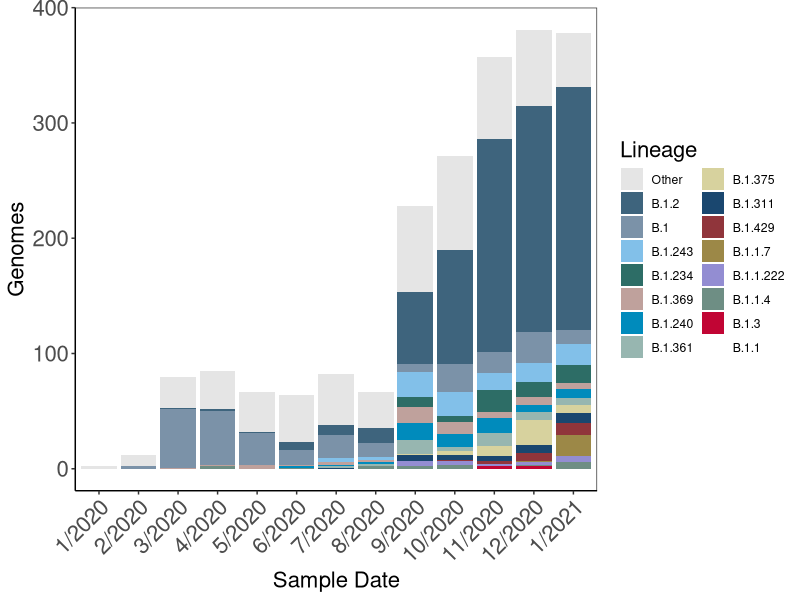
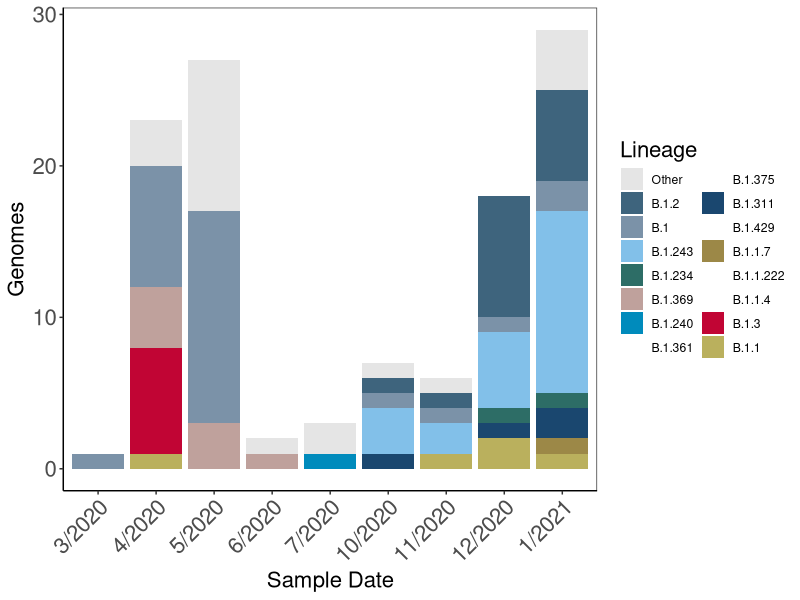

These charts were generated, in order, by the following R code:
library(tidyverse)
library(lubridate)

options(stringsAsFactors = FALSE)

d <- read.table('../data/nextStrain_metaData_northAmerica_Jan2021.txt', sep = '\t', header = TRUE, fill = TRUE, quote = '')
d <- d[d$Country == 'USA' & d$Country.of.Exposure == 'USA',]
d <- d[,c('Strain', 'Collection.Data', 'PANGO.Lineage')]

d$Collection.Data <- ymd(d$Collection.Data)
d$days <- as.integer(d$Collection.Data)
d$dateLabel <- paste0(month(d$Collection.Data), '/', year(d$Collection.Data))
d <- d[d$dateLabel != 'NA/NA',]
d <- arrange(d, days)  


lineages <- names(sort(table(d[grepl('2021', d$Collection.Data),]$PANGO.Lineage), decreasing = TRUE)[1:13])

# Read in Philadelphia lineages.
p <- openxlsx::read.xlsx('../summaries/highQualGenomes/lineages.xlsx')

p <- bind_rows(lapply(1:nrow(p), function(x){
  x <- p[x,]
  x$date <- unlist(str_split(x$sample, '\\|'))[4]
  o <- ymd(x$date)
  x$days <- as.integer(o)
  x$dateLabel <- paste0(month(o), '/', year(o))
  rename(x, PANGO.Lineage = lineage)
}))

d <- select(d, PANGO.Lineage, dateLabel, days)
p <- select(p, PANGO.Lineage, dateLabel, days)


# Determine which of the more abundant Philadelphia linages are not in the nextStrain 2021 lineages 
# and add 5 of them to the legend.
o <- names(sort(table(p$PANGO.Lineage), decreasing = TRUE))
lineages <- c(lineages, o[! o %in% lineages][1:2])

# Order the lineages to match the most abundant lineages/
o <- names(sort(table(c(d$PANGO.Lineage, p$PANGO.Lineage)), decreasing = TRUE))
lineages <- c( 'Other', o[o %in% lineages])


d$dateLabel <- factor(d$dateLabel, levels = unique(d$dateLabel))
p$dateLabel <- factor(p$dateLabel, levels = unique(d$dateLabel))

d$PANGO.Lineage <- ifelse(d$PANGO.Lineage %in% lineages, d$PANGO.Lineage, 'Other')
d$PANGO.Lineage <- factor(d$PANGO.Lineage, levels = lineages)

p$PANGO.Lineage <- ifelse(p$PANGO.Lineage %in% lineages, p$PANGO.Lineage, 'Other')
p$PANGO.Lineage <- factor(p$PANGO.Lineage, levels = lineages)

colors <- c('gray90', grDevices::colorRampPalette(RColorBrewer::brewer.pal(12, "Paired"))(length(lineages) - 1)) 

colors <- c('gray90',  '#3e647d', '#7b92a8', '#82c0e9', '#2d6d66', '#bfa19c', '#008bbc',
            '#97b6b0', '#d7d29e', '#1a476f', '#90353b', '#9c8847', '#938dd2', '#6e8e84',
            '#c10534', '#bab05d')
            
            
nextStrainPlot <- 
  ggplot(d, aes(dateLabel, fill = PANGO.Lineage)) + 
  theme_bw() +
  geom_bar(stat = 'count') +
  scale_fill_manual(name = 'Lineage', values = colors, drop = FALSE) +
  guides(fill=guide_legend(ncol=2)) +
  labs(x = 'Sample Date', y = 'Genomes') +
  theme(axis.text=element_text(size=16), axis.title=element_text(size=16), legend.title=element_text(size=16),
        panel.grid.major = element_blank(), panel.grid.minor = element_blank(),
        panel.background = element_blank(), axis.line = element_line(colour = "black"),
        axis.text.x = element_text(angle = 45, vjust = 1, hjust=1))

ggsave(nextStrainPlot, file = 'nextStrain_USA.pdf', units = 'in', width = 10, height = 10)


PhlStrainPlot <- 
  ggplot(p, aes(dateLabel, fill = PANGO.Lineage)) + 
  theme_bw() +
  geom_bar(stat = 'count') +
  scale_fill_manual(name = 'Lineage', values = colors, drop = FALSE) +
  guides(fill=guide_legend(ncol=2)) +
  labs(x = 'Sample Date', y = 'Genomes') +
  theme(axis.text=element_text(size=16), axis.title=element_text(size=16), legend.title=element_text(size=16),
        panel.grid.major = element_blank(), panel.grid.minor = element_blank(),
        panel.background = element_blank(), axis.line = element_line(colour = "black"),
        axis.text.x = element_text(angle = 45, vjust = 1, hjust=1))

ggsave(PhlStrainPlot, file = 'Philadelphia_.pdf', units = 'in', width = 10, height = 10)
                      